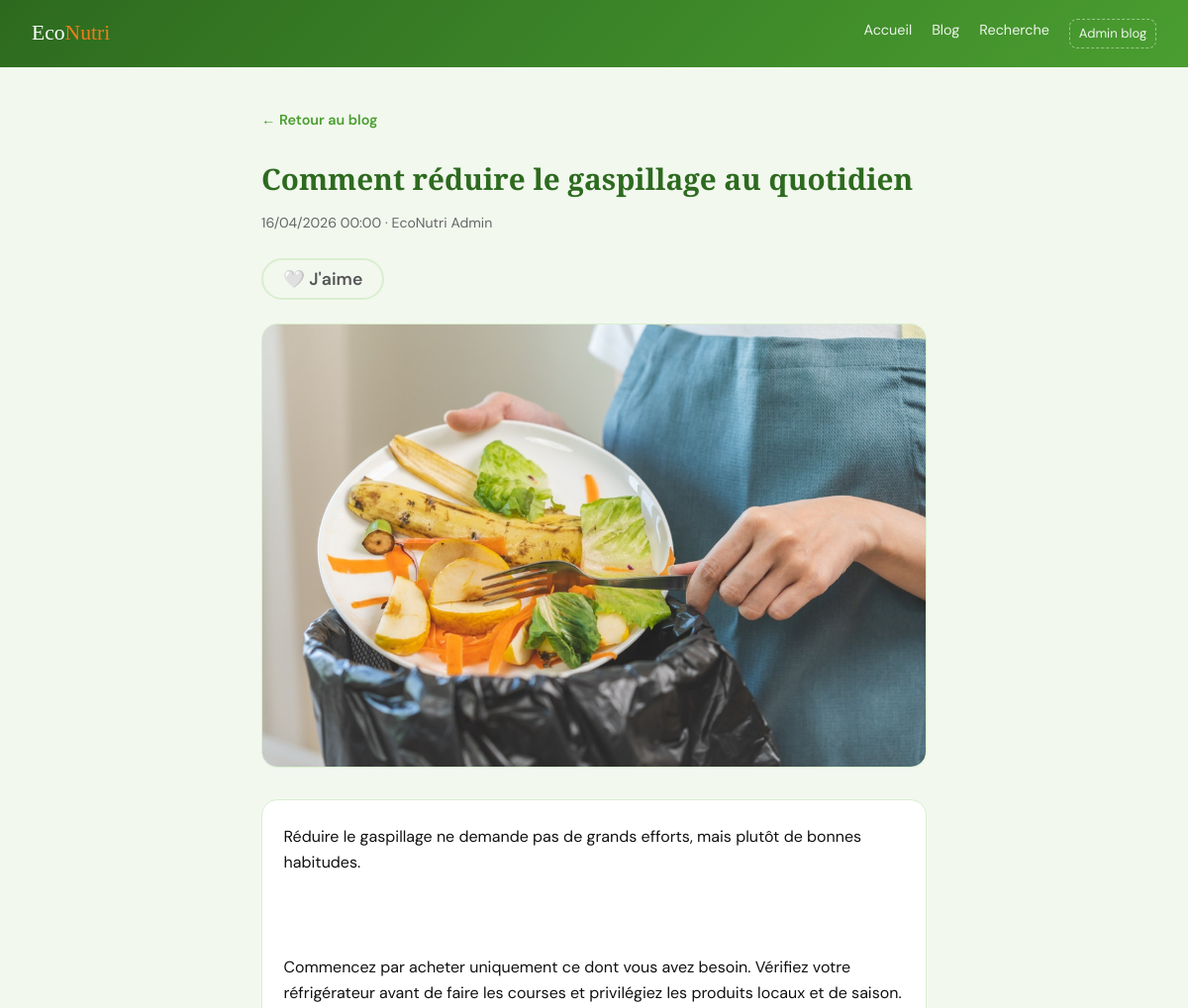
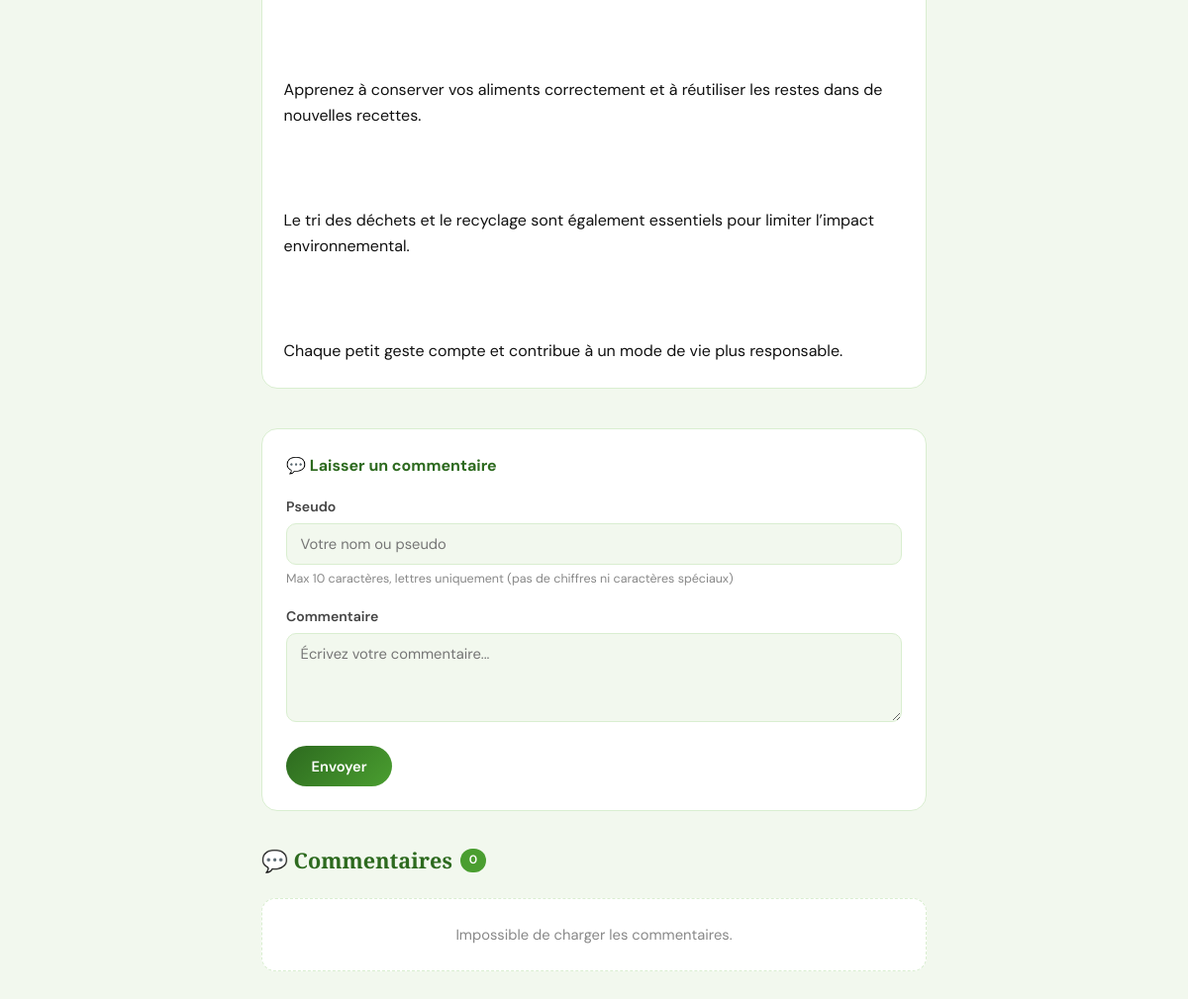
Page /ViewB/frontoffice/blog/article.php?id=3 on the committed database (2 pictures, top to bottom).
### tables this page shows
CREATE TABLE `blog` (
  `id_article` int(10) UNSIGNED NOT NULL,
  `titre` varchar(255) NOT NULL,
  `contenu` text NOT NULL,
  `date_publication` datetime NOT NULL,
  `image` varchar(512) NOT NULL DEFAULT '',
  `statut` varchar(20) NOT NULL DEFAULT 'publie',
  `user_id` int(10) UNSIGNED NOT NULL
);

CREATE TABLE `utilisateur` (
  `id_user` int(10) UNSIGNED NOT NULL,
  `nom` varchar(100) NOT NULL DEFAULT '',
  `prenom` varchar(100) NOT NULL DEFAULT '',
  `email` varchar(255) NOT NULL,
  `mot_de_passe` varchar(255) NOT NULL,
  `role` varchar(20) NOT NULL DEFAULT 'user',
  `date_creation` date NOT NULL,
  `statut` varchar(20) NOT NULL DEFAULT 'actif'
);

### Controller/BlogController.php (called while the page is built, shortened)
<?php
class BlogController
{
    private Blog $model;
    public function __construct()
    {
        $this->model = new Blog();
    }
    public function show(): void
    {
        $this->model->publishScheduled();
        $id = isset($_GET['id']) ? (int) $_GET['id'] : 0;
        $this->model->ensureQuizTokenForArticle($id);
        $article = $this->model->findById($id);
        $hasLiked = $this->model->hasLiked($id, $_SERVER['REMOTE_ADDR'] ?? '0.0.0.0');
        $uploadBase = '../../';
        require dirname(__DIR__) . '/View/frontoffice/blog_show.php';
    }
}

### ViewB/frontoffice/blog/article.php (called while the page is built, shortened)
<?php
require_once dirname(__DIR__, 3) . '/Model/bootstrap.php';
$controller = new BlogController();
$controller->show();

### Model/bootstrap.php (called while the page is built, shortened)
<?php
$config = require __DIR__ . '/config.php';
$root = dirname(__DIR__);
spl_autoload_register(function (string $class) use ($root): void {
    $paths = [
        $root . '/Model/' . $class . '.php',
        $root . '/Controller/' . $class . '.php',
    ];
    foreach ($paths as $file) {
        if (is_file($file)) {
            return;
        }
    }
});

### Model/Blog.php (called while the page is built, shortened)
<?php
class Blog
{
    private ?PDO $pdo = null;
    public function __construct()
    {
        $storageDir = __DIR__ . '/storage';
        try {
            $this->pdo = Database::getConnection();
        } catch (Throwable $e) {
            $this->pdo = null;
            $this->ensureJsonStorage();
        }
    }
    public function findById(int $id): ?array
    {
        $sql = 'SELECT b.*, u.prenom, u.nom AS auteur_nom, u.email AS auteur_email
                FROM blog b
                JOIN utilisateur u ON u.id_user = b.user_id
                WHERE b.id_article = :id LIMIT 1';
        $st = $this->pdo->prepare($sql);
        $st->execute(['id' => $id]);
        $row = $st->fetch();
        return $row ?: null;
    }
    public function hasLiked(int $articleId, string $ip): bool
    {
        $st = $this->pdo->prepare('SELECT id FROM blog_likes WHERE article_id = :id AND ip_address = :ip LIMIT 1');
        $st->execute(['id' => $articleId, 'ip' => $ip]);
        return (bool) $st->fetch();
    }
}

### Model/config.php (called while the page is built)
<?php
return [
    'db' => [
        'host'     => '127.0.0.1',
        'name'     => 'econutri_db',
        'user'     => 'econutri_user',
        'password' => '123456',
        'charset'  => 'utf8mb4',
    ],
    'app' => [
        'upload_dir' => __DIR__ . '/../View/uploads/blog',
        'dev_blog_admin_bypass' => true,
        'public_base_url' => '',
        'qr_use_lan_ip_when_localhost' => true,
    ],
];

### Model/Database.php (called while the page is built, shortened)
<?php
class Database
{
    private static ?PDO $pdo = null;
    public static function getConnection(): PDO
    {
        if (self::$pdo === null) {
            $cfg = require __DIR__ . '/config.php';
            $d = $cfg['db'];
            $dsn = sprintf(
                'mysql:host=%s;dbname=%s;charset=%s',
                $d['host'],
                $d['name'],
                $d['charset']
            );
            self::$pdo = new PDO($dsn, $d['user'], $d['password'], [
                PDO::ATTR_ERRMODE            => PDO::ERRMODE_EXCEPTION,
                PDO::ATTR_DEFAULT_FETCH_MODE => PDO::FETCH_ASSOC,
            ]);
            try { self::$pdo->exec("SET time_zone = '+01:00'"); } catch (Throwable $e) {}
        }
        return self::$pdo;
    }
}

### View/frontoffice/blog_show.php (the view, shortened to what this page needs)
<!DOCTYPE html>
<html lang="fr">
<head>
</head>
<body>
  <header>
    <a class="logo" href="../index.html">Eco<span>Nutri</span></a>
    <nav>
      <a href="../index.html">Accueil</a>
      <a href="index.php">Blog</a>
      <a href="search.php">Recherche</a>
      <a class="nav-admin" href="../../backoffice/dev_session.php" title="Session admin sans mot de passe (dev — voir Model/config.php)">Admin blog</a>
    </nav>
  </header>
  <main class="wrap">
    <a class="back" href="index.php">← Retour au blog</a>
    <?php
      $img = trim((string)($article['image'] ?? ''));
      $src = $img !== '' ? $uploadBase . htmlspecialchars($img) : '';
    ?>
    <h1><?= htmlspecialchars($article['titre']) ?></h1>
    <?php
      $rawPubDate = (string) ($article['date_publication'] ?? '');
      $dtPub = DateTime::createFromFormat('Y-m-d H:i:s', $rawPubDate)
            ?: DateTime::createFromFormat('Y-m-d\TH:i', $rawPubDate)
            ?: DateTime::createFromFormat('Y-m-d', $rawPubDate);
      $displayDate = $dtPub ? $dtPub->format('d/m/Y H:i') : htmlspecialchars($rawPubDate);
    ?>
    <p class="meta"><?= $displayDate ?> · <?= htmlspecialchars(trim(($article['prenom'] ?? '') . ' ' . ($article['auteur_nom'] ?? ''))) ?></p>
    <button id="likeBtn" class="like-btn <?= $hasLiked ? 'liked' : '' ?>" data-id="<?= (int)$article['id_article'] ?>">
      <?= $hasLiked ? '❤️ Aimé' : '🤍 J\'aime' ?>
    </button>
    <?php if ($src !== ''): ?>
      <img class="hero-img" src="<?= $src ?>" alt="" />
    <?php endif; ?>
    <div class="content"><?= nl2br(htmlspecialchars($article['contenu'])) ?></div>
    <section class="comments-section">
      <div class="comment-form">
        <h3>💬 Laisser un commentaire</h3>
        <form id="commentForm">
          <div class="field">
            <label for="commentPseudo">Pseudo</label>
            <input type="text" id="commentPseudo" name="pseudo" placeholder="Votre nom ou pseudo" maxlength="10" pattern="[a-zA-ZÀ-ÿ\s]+" required />
            <p style="font-size:.78rem;color:#888;margin-top:.25rem;">Max 10 caractères, lettres uniquement (pas de chiffres ni caractères spéciaux)</p>
          </div>
          <div class="field">
            <label for="commentContenu">Commentaire</label>
            <textarea id="commentContenu" name="contenu" placeholder="Écrivez votre commentaire..." required></textarea>
          </div>
          <button type="submit" class="submit-btn" id="commentSubmitBtn">Envoyer</button>
        </form>
      </div>
      <h2>💬 Commentaires <span class="count-badge" id="commentCount">0</span></h2>
      <div class="comments-list" id="commentsList">
      </div>
    </section>
  </main>
</body>
</html>

### View/frontoffice/blog_show.php (style rules this page uses)
:root { --green-dark:#2d6a1f; --green-main:#4a9e30; --orange:#f07c1b; --bg:#f2f8ee; --border:#d9eed0; }
* { box-sizing:border-box; margin:0; padding:0; }
body { font-family:"DM Sans",sans-serif; background:var(--bg); color:#111; line-height:1.65; }
header { background:linear-gradient(135deg,var(--green-dark),var(--green-main)); padding:1rem 2rem; display:flex; align-items:center; justify-content:space-between; flex-wrap:wrap; gap:1rem; }
header a.logo { font-family:"Playfair Display",serif; color:#fff; font-size:1.35rem; text-decoration:none; }
header a.logo span { color:var(--orange); }
nav { display:flex; gap:1.25rem; flex-wrap:wrap; }
nav a { color:rgba(255,255,255,.9); text-decoration:none; font-size:.9rem; }
nav a.nav-admin { border:1px dashed rgba(255,255,255,.45); padding:.2rem .55rem; border-radius:8px; font-size:.82rem; }
.wrap { max-width:720px; margin:0 auto; padding:2.5rem 1.5rem; }
.back { display:inline-block; margin-bottom:1.5rem; color:var(--green-main); font-weight:600; text-decoration:none; font-size:.9rem; }
h1 { font-family:"Playfair Display",serif; color:var(--green-dark); font-size:1.85rem; margin-bottom:.5rem; }
.meta { color:#666; font-size:.88rem; margin-bottom:1.5rem; }
.hero-img { width:100%; border-radius:16px; margin-bottom:1.5rem; border:1.5px solid var(--border); }
.content { background:#fff; border:1.5px solid var(--border); border-radius:16px; padding:1.5rem 1.35rem; white-space:pre-wrap; }
.like-btn { background:none; border:2px solid var(--border); border-radius:50px; padding:.5rem 1.25rem; font-size:1.1rem; cursor:pointer; display:inline-flex; align-items:center; gap:.5rem; margin-bottom:1.5rem; transition:all 0.2s; font-family:"DM Sans",sans-serif; font-weight:600; color:#555; }
.comments-section { margin-top:2.5rem; }
.comments-section h2 { font-family:"Playfair Display",serif; color:var(--green-dark); font-size:1.35rem; margin-bottom:1.25rem; display:flex; align-items:center; gap:.5rem; }
.comments-section h2 .count-badge { background:var(--green-main); color:#fff; font-size:.75rem; padding:.15rem .55rem; border-radius:50px; font-family:"DM Sans",sans-serif; font-weight:600; }
.comment-form { background:#fff; border:1.5px solid var(--border); border-radius:16px; padding:1.5rem; margin-bottom:2rem; }
.comment-form h3 { font-size:1rem; color:var(--green-dark); margin-bottom:1rem; display:flex; align-items:center; gap:.4rem; }
.comment-form label { display:block; font-weight:600; font-size:.88rem; color:#444; margin-bottom:.3rem; }
.comment-form input, .comment-form textarea { width:100%; padding:.65rem .85rem; border:1.5px solid var(--border); border-radius:10px; font-family:inherit; font-size:.92rem; background:var(--bg); transition:border-color .2s; resize:vertical; }
.comment-form textarea { min-height:90px; }
.comment-form .field { margin-bottom:1rem; }
.comment-form .submit-btn { background:linear-gradient(135deg,var(--green-dark),var(--green-main)); color:#fff; border:none; padding:.65rem 1.6rem; border-radius:50px; font-weight:600; font-size:.92rem; cursor:pointer; font-family:inherit; transition:opacity .2s, transform .15s; }
.comments-list { display:flex; flex-direction:column; gap:1rem; }

### rows in the picture
blog: titre "Comment réduire le gaspillage au quotidien", date_publication "16/04/2026 00:00", user.nom "EcoNutri Admin", image (picture), contenu "Réduire le gaspillage ne demande pas de grands efforts, mais plutôt de bonnes habitudes. Commencez par acheter uniquement ce dont vous avez besoin. Vérifiez votre réfrigérateur avant de faire les courses et privilégiez les produits locaux et de saison. Apprenez à conserver vos aliments correctement et à réutiliser les restes dans de nouvelles recettes. Le tri des déchets et le recyclage sont également essentiels pour limiter l’impact environnemental. Chaque petit geste compte et contribue à un mode de vie plus responsable."
